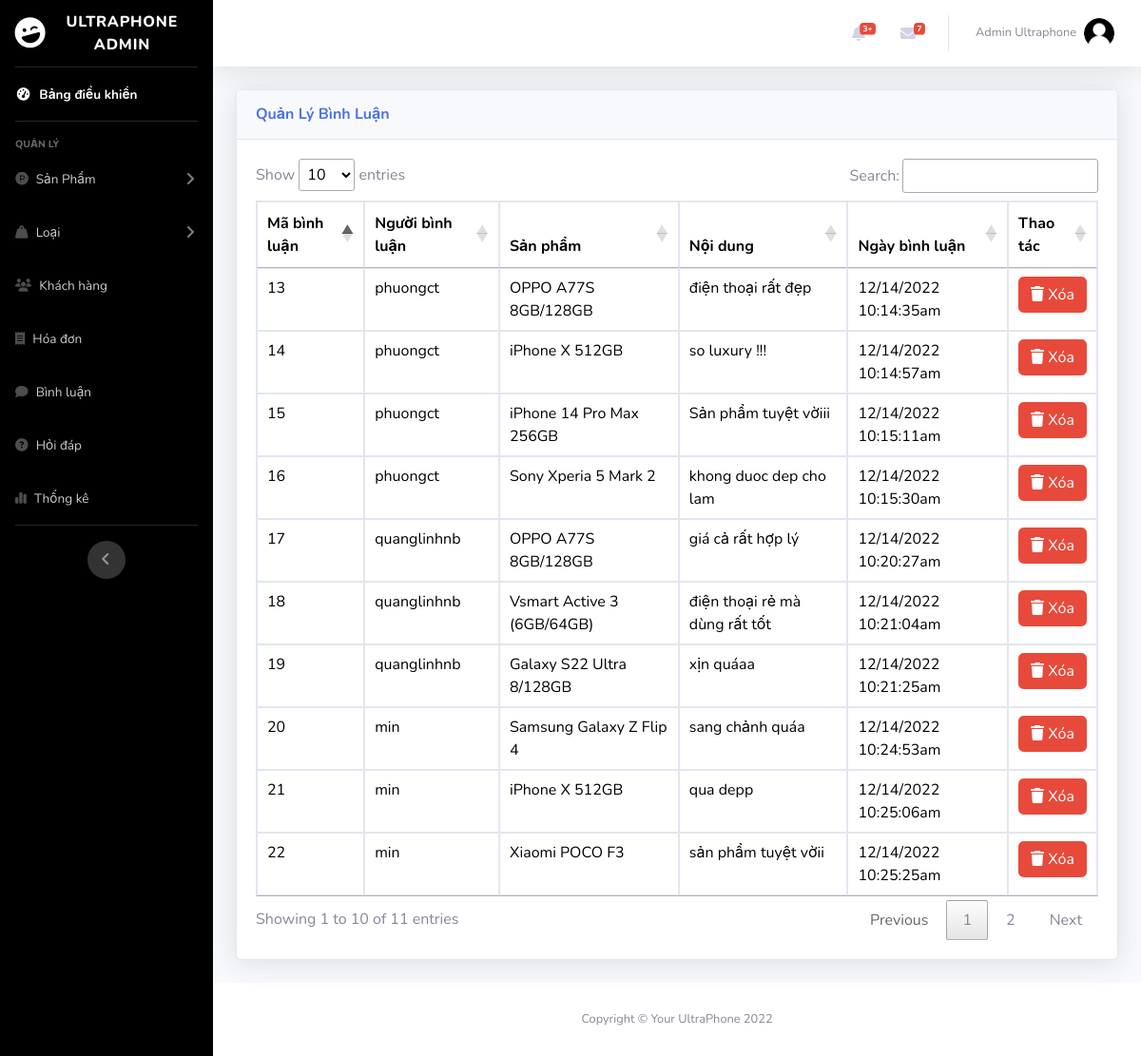
The page /admin/index.php?act=list_cmt (signed in) on the database its author committed.
### tables this page shows
CREATE TABLE `comment` (
  `id_cmt` int(11) NOT NULL,
  `content` varchar(255) NOT NULL,
  `id_user` int(11) NOT NULL,
  `user_name` varchar(50) NOT NULL,
  `full_name` varchar(255) NOT NULL,
  `id_pro` int(11) NOT NULL,
  `comment_date` varchar(30) NOT NULL
);

CREATE TABLE `product` (
  `id_pro` int(11) NOT NULL,
  `name_pro` varchar(255) NOT NULL,
  `price` int(11) NOT NULL,
  `discount` int(11) NOT NULL,
  `img_pro` varchar(255) NOT NULL,
  `short_des` text NOT NULL,
  `detail_des` text NOT NULL,
  `view` int(11) NOT NULL DEFAULT 0,
  `idcate` int(11) NOT NULL
);

### admin/controller/controller.php (called while the page is built)
<?php
function render($path, $data = [])
{
    extract($data);
    $view = "view/" . $path . ".php";
    include_once $view;
}

### admin/model/pdo.php (called while the page is built, shortened)
<?php
function pdo_get_connection(){
    $dburl = "mysql:host=127.0.0.1;dbname=ultraphone;charset=utf8";
    $username = 'root';
    $password = '';
    $conn = new PDO($dburl, $username, $password);
    $conn->setAttribute(PDO::ATTR_ERRMODE, PDO::ERRMODE_EXCEPTION);
    return $conn;
}
function pdo_query($sql){
    $sql_args = array_slice(func_get_args(), 1);
    try{
        $conn = pdo_get_connection();
        $stmt = $conn->prepare($sql);
        $stmt->execute($sql_args);
        $rows = $stmt->fetchAll();
        return $rows;
    }
    catch(PDOException $e){
        throw $e;
    }
    finally{
        unset($conn);
    }
}

### admin/model/binhluan.php (called while the page is built, shortened)
<?php
function loadall_cmt() {
    $sql = "SELECT * FROM comment c inner join product p on c.id_pro = p.id_pro ORDER BY id_cmt DESC";
    $listcmt = pdo_query($sql);
    return $listcmt;
}
?>

### admin/view/list_comment.php (the view, shortened to what this page needs)
<?php include_once "header.php" ?>
<body id="page-top">
    <div id="wrapper">
        <?php include_once "nav.php" ?>
        <div class="container-fluid">
            <div class="card shadow mb-4">
                <div class="card-header py-3">
                    <h6 class="m-0 font-weight-bold text-primary">Quản Lý Bình Luận</h6>
                </div>
                <div class="card-body">
                    <div class="table-responsive">
                        <table class="table table-bordered" id="dataTable" width="100%" cellspacing="0">
                            <thead>
                                <tr>
                                    <th>Mã bình luận</th>
                                    <th>Người bình luận</th>
                                    <th>Sản phẩm</th>
                                    <th>Nội dung</th>
                                    <th>Ngày bình luận</th>
                                    <th>Thao tác</th>
                                </tr>
                            </thead>
                            <tbody>
                                <?php
                                foreach ($listcmt as $cmt) : extract($cmt); ?>
                                    <tr>
                                        <td><?= $id_cmt ?></td>
                                        <td><?= $user_name ?></td>
                                        <td><?= $name_pro ?></td>
                                        <td><?= $content ?></td>
                                        <td><?= $comment_date ?></td>
                                        <td class="text-center">
                                            <a href="index.php?act=delete_cmt&idcmt=<?= $id_cmt ?>" class="btn btn-danger" onclick="return confirm('Bạn có chắc chắn muốn xóa?')"><i class="fa-solid fa-trash"></i> Xóa</a>
                                        </td>
                                    </tr>
                                <?php endforeach ?>
                            </tbody>
                        </table>
                    </div>
                </div>
            </div>
        </div>
    </div>
    <?php include_once "footer.php" ?>

### rows shown on the page
comment: id_cmt "22", user_name "min", id_pro.name_pro "Xiaomi POCO F3", content "sản phẩm tuyệt vờii", comment_date "12/14/2022 10:25:25am"
comment: id_cmt "21", user_name "min", id_pro.name_pro "iPhone X 512GB", content "qua depp", comment_date "12/14/2022 10:25:06am"
comment: id_cmt "20", user_name "min", id_pro.name_pro "Samsung Galaxy Z Flip 4", content "sang chảnh quáa", comment_date "12/14/2022 10:24:53am"
comment: id_cmt "19", user_name "quanglinhnb", id_pro.name_pro "Galaxy S22 Ultra 8/128GB", content "xịn quáaa", comment_date "12/14/2022 10:21:25am"
comment: id_cmt "18", user_name "quanglinhnb", id_pro.name_pro "Vsmart Active 3 (6GB/64GB)", content "điện thoại rẻ mà dùng rất tốt", comment_date "12/14/2022 10:21:04am"
comment: id_cmt "17", user_name "quanglinhnb", id_pro.name_pro "OPPO A77S 8GB/128GB", content "giá cả rất hợp lý", comment_date "12/14/2022 10:20:27am"
comment: id_cmt "16", user_name "phuongct", id_pro.name_pro "Sony Xperia 5 Mark 2", content "khong duoc dep cho lam", comment_date "12/14/2022 10:15:30am"
comment: id_cmt "15", user_name "phuongct", id_pro.name_pro "iPhone 14 Pro Max 256GB", content "Sản phẩm tuyệt vờiii", comment_date "12/14/2022 10:15:11am"
comment: id_cmt "14", user_name "phuongct", id_pro.name_pro "iPhone X 512GB", content "so luxury !!!", comment_date "12/14/2022 10:14:57am"
comment: id_cmt "13", user_name "phuongct", id_pro.name_pro "OPPO A77S 8GB/128GB", content "điện thoại rất đẹp", comment_date "12/14/2022 10:14:35am"

### other values the page prints
$_SESSION['admin']['full_name'] "Admin Ultraphone"
